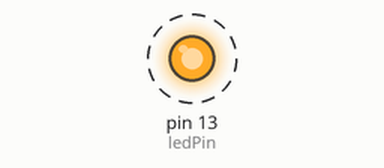
Recording of a sketch running on a simulated Arduino Uno, built with avr-gcc and run on an emulated ATmega328P. Parts: output pins drawn as LEDs (lit = HIGH). Dashed ring = blinking.

Above: at 0.3 s.
Timing chart, 0 to 3.0 s (numbered marks = the images above):
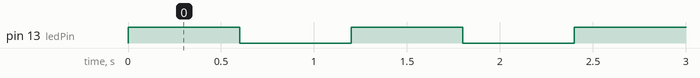

The sketch:

13led.ino
```cpp
const int ledPin = 13;

void setup() {
  pinMode(ledPin, OUTPUT);
}

void loop() {
  digitalWrite(ledPin, !digitalRead(ledPin));
  delay(600);
}
```

Measured:
- by itself, pin 13 (ledPin): alternates HIGH for 0.60 s and LOW for 0.60 s
